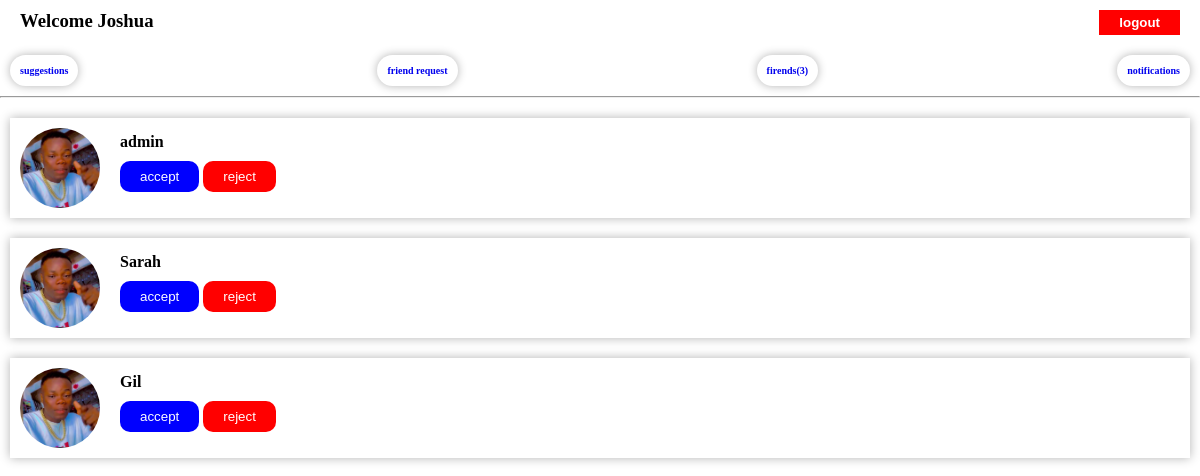
The app's page /request/ (signed in) with its own data.
### account/models.py (models this page shows, shortened)
class MyUser(AbstractUser):
    id = models.UUIDField(
            primary_key=True,
            default=uuid.uuid4,
            editable=False,)
    username = models.CharField(max_length=50,unique=True)
    email = models.EmailField(unique=True)
    contact = models.IntegerField(blank=True,null=True)
    friends = models.ManyToManyField('self',symmetrical=False)
    USERNAME_FIELD = 'username'
    REQUIRED_FIELDS = ["email"]

### main/models.py (models this page shows, shortened)
class Frequest(models.Model):
    id = models.UUIDField(
            primary_key=True,
            unique=True,
            default=uuid.uuid4,
            editable=False,)
    sender = models.ForeignKey(
            User,
            on_delete=models.CASCADE,
            related_name="sender")
    receiver = models.ForeignKey(
            User,
            on_delete=models.CASCADE,
            related_name="receiver")
    status = models.BooleanField(default=False)
    date = models.DateTimeField(auto_now_add=True)

class Image(models.Model):
    user = models.OneToOneField(User,on_delete=models.CASCADE)
    images = models.ImageField(upload_to="user_image")

### main/views.py (the view)
# urls.py: path("request/",views.allrequest,name="allrequest"),
def allrequest(request):
    friendrequests = Frequest.objects.filter(receiver=request.user)
    friends = User.objects.get(username=request.user.username).friends.all()
    return render(request,"accept.html",{"friendrequests":friendrequests,"friends":friends})

### templates/accept.html (shortened to what this page needs)
{% extends "base.html" %}
{% block content %}
  <header>
    <nav class="nav-links">
	    <h3>Welcome {{request.user.username}}</h2>
	    <a href="{% url 'account:logout' %}"><button>logout</button></a>
    </nav>
    <div class="f-con">
	    <a href="{% url 'main:home'%}"><h3>suggestions</h3></a>               <a href="{% url 'main:allrequest'%}"><h3>friend request</h3></a>      <a href="{% url 'main:friendslist'%}"><h3>firends({{friends.count}})</h3></a>
      <a href="{% url 'main:notifications'%}"><h3>notifications</h3></a>
    </div>
  </header>
  <hr>
  <main>
    {% for friendrequest in friendrequests %}
    <div class="suggest">
      <img src="{{ friendrequest.receiver.image.images.url }}" alt="user image">
      <h4>{{ friendrequest.sender.username}}</h4>
      <a href="{% url 'main:accept' friendrequest.pk %}"><button>accept</button>
      <a href="{% url 'main:reject' friendrequest.pk %}"><button style="background:red">reject</button></a>
    </div>
    {% endfor %}
  </main>
{% endblock %}

### static/css/auth.css (style rules this page uses)
* { padding: 0; margin: 0; box-sizing: border-box; }
.nav-links { display: flex; justify-content: space-between; margin: 10px 20px 20px 20px; }
.nav-links button { padding: 5px 20px; border: none; background: red; color: white; font-weight: 600; }
.f-con { display: flex; text-align: center; justify-content: space-between; margin: 5px 10px 10px 10px; }
.f-con h3 { box-shadow: hsl(0,0%,70%) 0 0 10px; padding: 10px; font-size: 10px; border: none; border-radius: 50px; }
.suggest { box-shadow: hsl(0,0%,70%) 0 0 10px; margin: 20px 10px; height: 100px; padding: 10px; }
.suggest img { height:80px; width:80px; float: left; border-radius: 50%; margin-right: 20px; }
.suggest h4 { font-weight: 700; margin: 5px 10px 10px 0; }
.suggest button { padding: 8px 20px; color: white; background: blue; font-weight: 400; border: none; border-radius: 10px; }
a { text-decoration: none; }

### records on screen
MyUser: user.username "Joshua"
Frequest: receiver.image.images (picture), sender.username "admin"
Frequest: receiver.image.images (picture), sender.username "Sarah"
Frequest: receiver.image.images (picture), sender.username "Gil"

### other values on screen
{{ friends.count }} "3"
